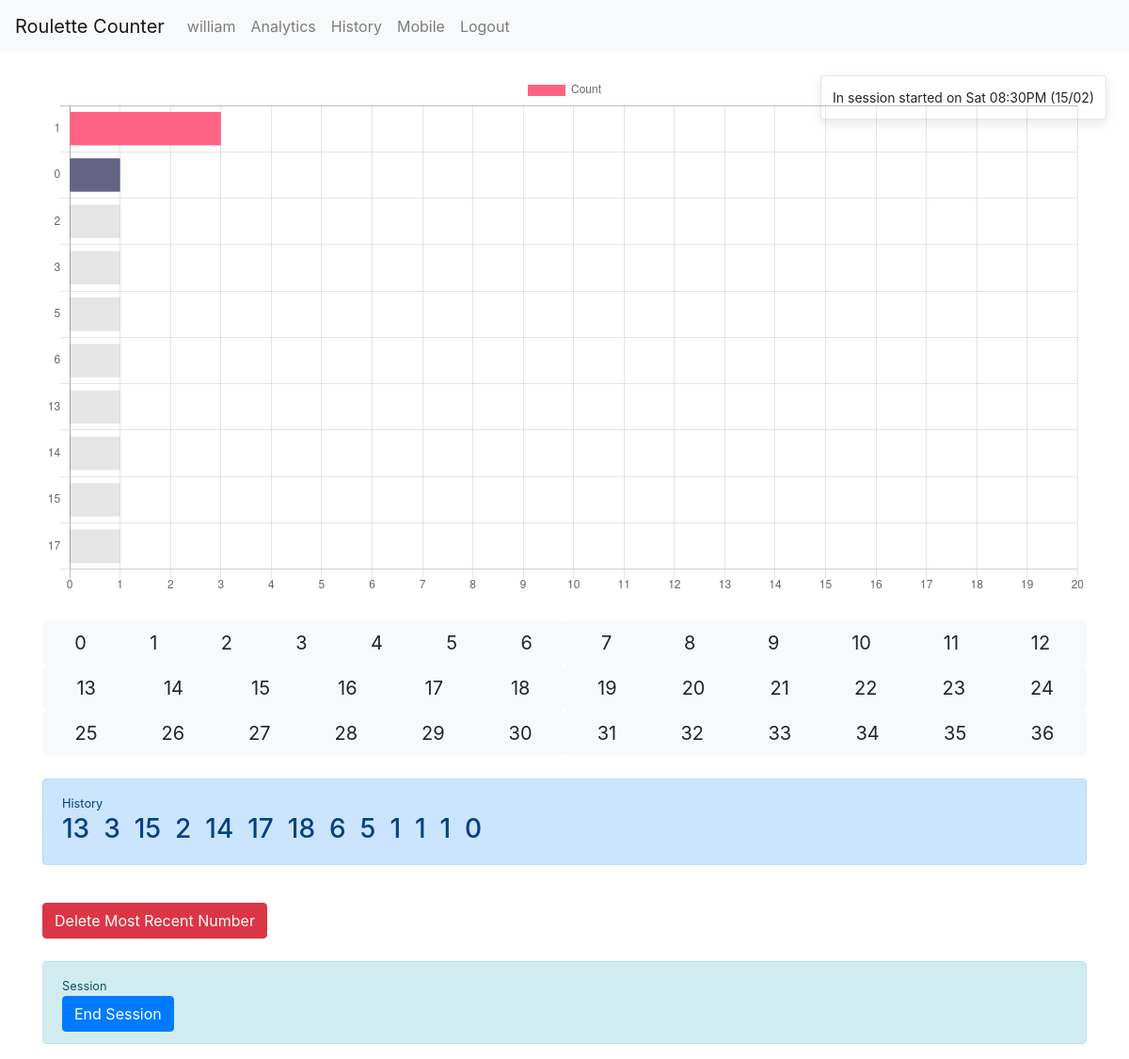
The page /mobile (signed in) on the database as committed earlier.
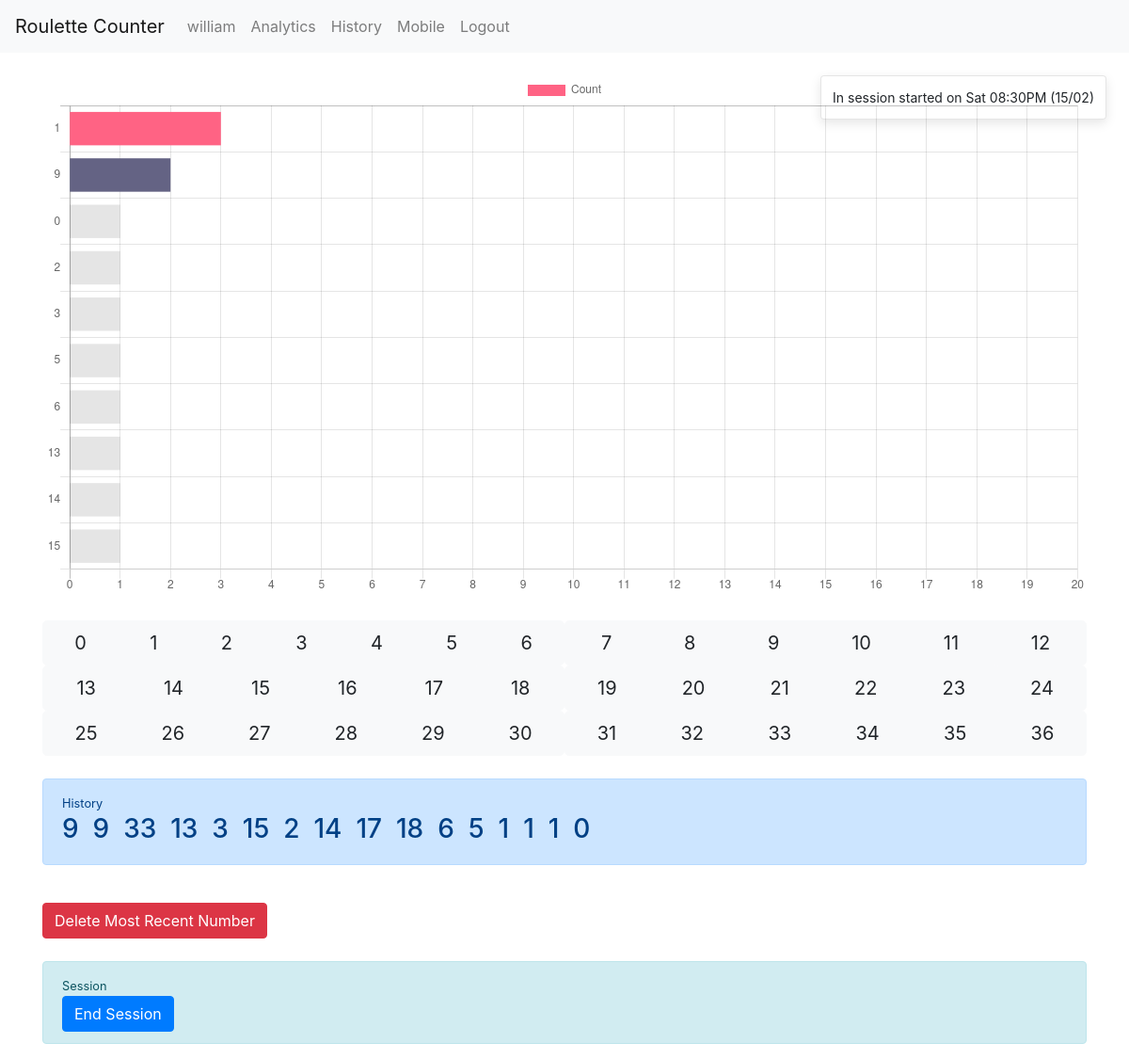
The same page on the database as committed later.
### roulettecounter/models.py (models this page shows, shortened)
class Number(models.Model):
    class Color(Enum):
        GREEN = "GREEN"
        RED = "RED"
        BLACK = "BLACK"
    color_mappings = {
        0: Color.GREEN,
        1: Color.RED,
        2: Color.BLACK,
        3: Color.RED,
        4: Color.BLACK,
        5: Color.RED,
        6: Color.BLACK,
        7: Color.RED,
        8: Color.BLACK,
        9: Color.RED,
        10: Color.BLACK,
        11: Color.BLACK,
        12: Color.RED,
        13: Color.BLACK,
        14: Color.RED,
        15: Color.BLACK,
        16: Color.RED,
        17: Color.BLACK,
        18: Color.RED,
        19: Color.RED,
        20: Color.BLACK,
        21: Color.RED,
        22: Color.BLACK,
        23: Color.RED,
        24: Color.BLACK,
        25: Color.RED,
        26: Color.BLACK,
        27: Color.RED,
        28: Color.BLACK,
        29: Color.BLACK,
        30: Color.RED,
        31: Color.BLACK,
        32: Color.RED,
        33: Color.BLACK,
        34: Color.RED,
        35: Color.BLACK,
        36: Color.RED,
    }
    number = models.PositiveSmallIntegerField()
    date = models.DateTimeField(default=datetime.datetime.now())
    session = models.ForeignKey(Session, on_delete=models.CASCADE)

### roulettecounter/views.py (the view)
# urls.py: path('mobile', views.mobile_request, name="mobile"),
def mobile_request(request):
    context = {}
    current_session = Session.get_current_session(request)
    if not Session.is_in_session(request):
        return render(request=request, template_name="roulettecounter/mobile.html", context=context)
    messages.info(request,
                  f"In session started on {current_session.date_start.strftime('%a %I:%M%p (%d/%m)')}")
    context['currentSession'] = current_session
    context['labels'], context['data'] = get_hot_numbers(request, current_session, limit=10)
    context['history'] = Number.objects.filter(session=current_session).order_by('-date')
    return render(request=request, template_name="roulettecounter/mobile.html", context=context)

### roulettecounter/models.py (called while the page is built)
    def is_running(self):
        return self.date_end is None

    @staticmethod
    def get_current_session(request):
        try:
            user = get_user(request)
            if user.is_anonymous:
                user = None
            session = Session.objects.filter(user=user).latest('date_start')
            if session.is_running():
                return session
        except Session.DoesNotExist:
            pass
        return None

    @staticmethod
    def is_in_session(request):
        return Session.get_current_session(request) is not None

### roulettecounter/views.py (called while the page is built)
def get_hot_numbers(request, session, limit=37):
    hotNumbers = []
    for i in range(0, 37):
        count = Number.objects.filter(session=session, number=i).count()
        if count != 0:
            hotNumbers.append((i, count))
    hotNumbers.sort(key=itemgetter(1), reverse=True)
    labels = [e[0] for e in hotNumbers][:limit]
    data = [e[1] for e in hotNumbers][:limit]
    return labels, data

### roulettecounter/templates/roulettecounter/mobile.html (shortened to what this page needs)
{% extends "roulettecounter/base.html" %}
{% block content %}
  {% if currentSession %}
    {% include "roulettecounter/includes/hotnumbers.html" with chartName="myChart" %}
    <br>
    {% include "roulettecounter/includes/input.html" %}
    <br>
    {% include "roulettecounter/includes/history.html" %}
    <br>
    {% include "roulettecounter/includes/deletebutton.html" %}
  {% endif %}
  <br>
  {% include "roulettecounter/includes/sessions.html" %}
{% endblock %}

### roulettecounter/templates/roulettecounter/includes/history.html
<div class="alert alert-primary" role="alert">
    <small>History</small>
    <h3>
      {% if history %}
        {% for number in history %}
          {{ number.number }}&nbsp;
        {% endfor %}
      {% else %}
        &nbsp;
      {% endif %}
    </h3>
</div>

Rows that differ between the two databases and show on the page:
added Number: number "9"
added Number: number "9"
added Number: number "33"
Other text that changed with them:
chart data {{ labels|safe }}: [1, 0, 2, 3, 5, 6, 13, 14, 15, 17] → [1, 9, 0, 2, 3, 5, 6, 13, 14, 15]
chart data {{ data|safe }}: [3, 1, 1, 1, 1, 1, 1, 1, 1, 1] → [3, 2, 1, 1, 1, 1, 1, 1, 1, 1]
